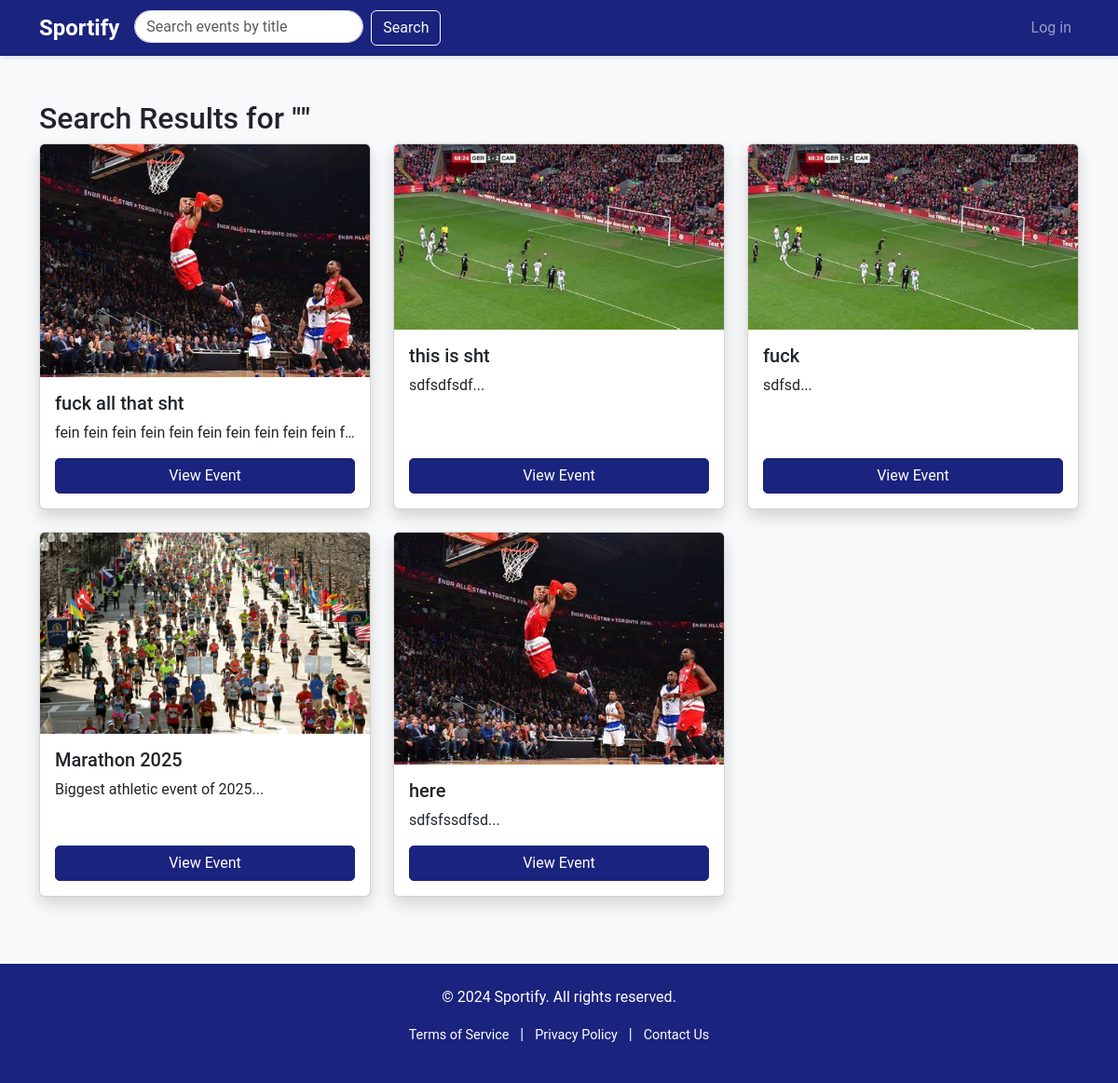
Page /event/search on the committed database.
### website/models.py (models this page shows, shortened)
class Event(db.Model):
    __tablename__ = 'events'
    id = db.Column(db.Integer, primary_key=True)
    name = db.Column(db.String(80), nullable=False)
    description = db.Column(db.Text, nullable=False)
    image = db.Column(db.String(150), nullable=False)  # Store path to the image
    price = db.Column(db.Integer, nullable=False)
    location = db.Column(db.String(150), nullable=False)
    datetime = db.Column(db.DateTime, nullable=False)
    capacity = db.Column(db.Integer, nullable=False)
    category = db.Column(db.String(50), nullable=False)
    status = db.Column(
        Enum(
            'Open', 'Inactive', 'Cancelled','Sold out', name='status of event'
        ),
        default='Open',
        nullable=False)
    user_id = db.Column(db.Integer, db.ForeignKey('users.id'), nullable=False)
    comments = db.relationship('Comment', backref='event', lazy=True)
    order = db.relationship('Order', backref='event', lazy=True)

### website/event.py (the view)
@eventbp.route('/search', methods=['GET'])
def search():
    query = request.args.get('query', '')
    results = Event.query.filter(Event.name.ilike(f"%{query}%")).all()  # Perform a case-insensitive search
    if not results:
        flash("No events found matching your search criteria.", "warning")
    return render_template('event/search_results.html', results=results, query=query)

### website/templates/event/search_results.html
{% extends "base.html" %}
{% block content %}
<main class="container my-5">
    <h2>Search Results for "{{ query }}"</h2>
    {% if results %}
        <div class="row">
            {% for event in results %}
                <div class="col-md-4 mb-4">
                    <div class="card h-100 shadow">
                        <img src="{{ event.image }}" class="card-img-top" alt="{{ event.name }}">
                        <div class="card-body">
                            <h5 class="card-title">{{ event.name }}</h5>
                            <p class="card-text">{{ event.description[:100] }}...</p>
                            <a href="{{ url_for('event.show', id=event.id) }}" class="btn btn-primary">View Event</a>
                        </div>
                    </div>
                </div>
            {% endfor %}
        </div>
    {% else %}
        <p>No events found.</p>
    {% endif %}
</main>
{% endblock %}

### website/static/style/main.css (style rules this page uses)
body { font-family: 'Roboto', sans-serif; background-color: #f8f9fa; }
.card { transition: transform 0.2s; box-shadow: 0 4px 8px rgba(0, 0, 0, 0.1); }
.card-title, .card-text { white-space: nowrap; overflow: hidden; text-overflow: ellipsis; }
.btn-primary { background-color: #1a237e; border-color: #1a237e; border-radius: 5px; }
.card-body { flex-grow: 1; display: flex; flex-direction: column; justify-content: space-between; }
.card-body .btn { width: 100%; margin-top: auto; }
.card-text { margin-bottom: 15px; }

### rows in the picture
Event: image (picture), name "fuck all that sht", description "fein fein fein fein fein fein fein fein fein fein f…"
Event: image (picture), name "this is sht", description "sdfsdfsdf"
Event: image (picture), name "fuck", description "sdfsd"
Event: image (picture), name "Marathon 2025", description "Biggest athletic event of 2025"
Event: image (picture), name "here", description "sdfsfssdfsd"
